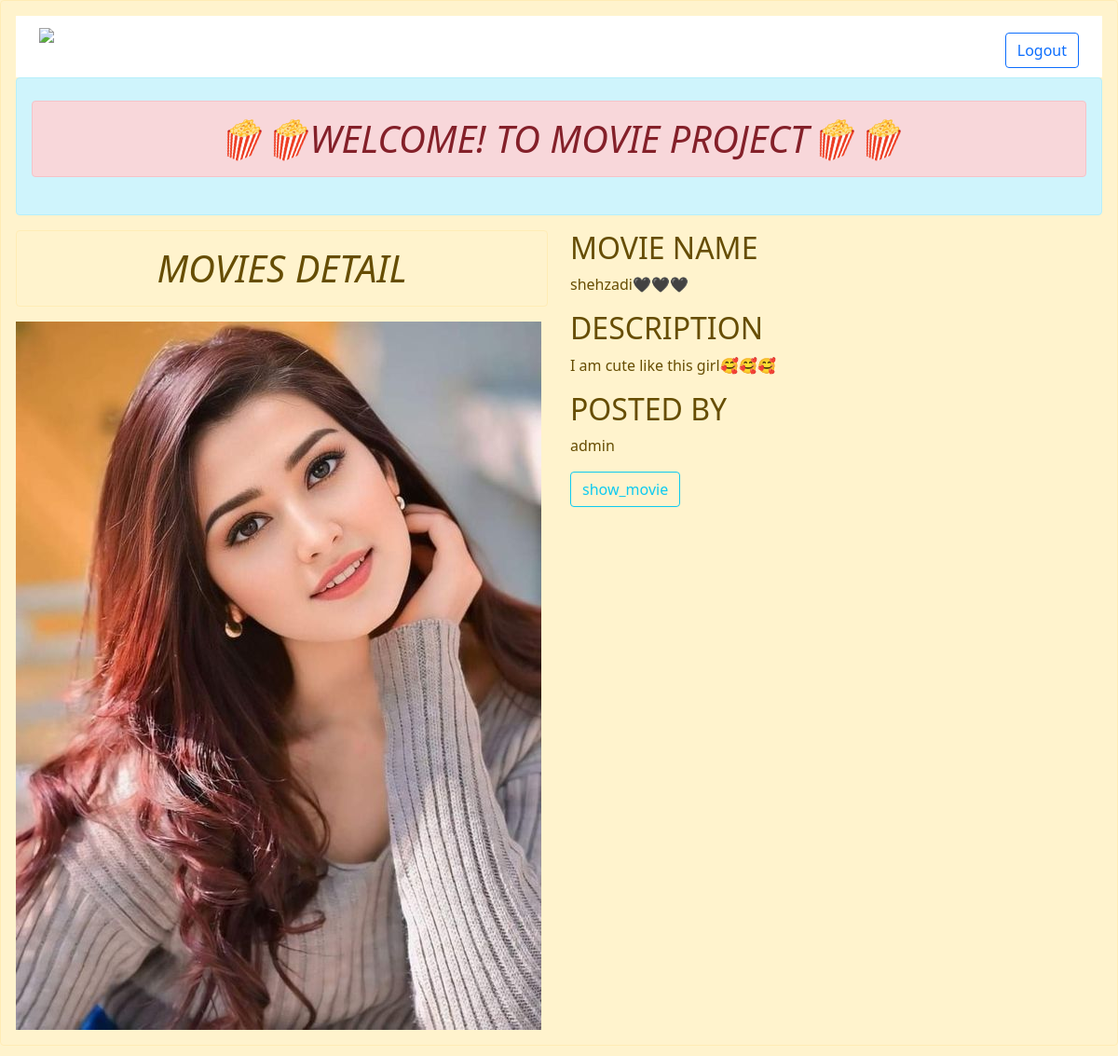
The page /detail/16/ (signed in) on the database its author committed.
### movie_app/models.py (models this page shows)
class Movie_Model(models.Model):
    movie_name = models.CharField(max_length=150)
    discription = models.CharField(max_length=250)
    image = models.ImageField(upload_to='images', blank=True)
    owner = models.ForeignKey(User,on_delete=models.CASCADE)

### movie_app/views.py (the view)
# urls.py: path('detail/<int:id>/',views.detail,name='detail'),
@login_required
def detail(request,id):
    detail = Movie_Model.objects.get(id=id)
    return render(request, 'detail.html', {'detail': detail})

### templates/detail.html
{% extends 'base.html' %}
{% block content %}
<div class="div row">
    <div class="div col-sm-6">
        <h1 class="alert alert-warning text-center"><i>MOVIES DETAIL</i></h1>
        <img src="{{detail.image.url}}">
    </div>
    <div class="div col-sm-6">
<h2 >MOVIE NAME</h2>
<p>{{detail.movie_name}}</p>
<h2>DESCRIPTION</h2>
<p>{{detail.discription}}</p>
<h2>POSTED BY</h2>
<p>{{detail.owner}}</p>
<a href="{% url 'show_movie' %}" class="btn btn-outline-info">show_movie</a>
    </div>
</div>
{% endblock content %}

### rows shown on the page
Movie_Model: image (picture), movie_name "shehzadi🖤🖤🖤", discription "I am cute like this girl🥰🥰🥰", owner "admin"
